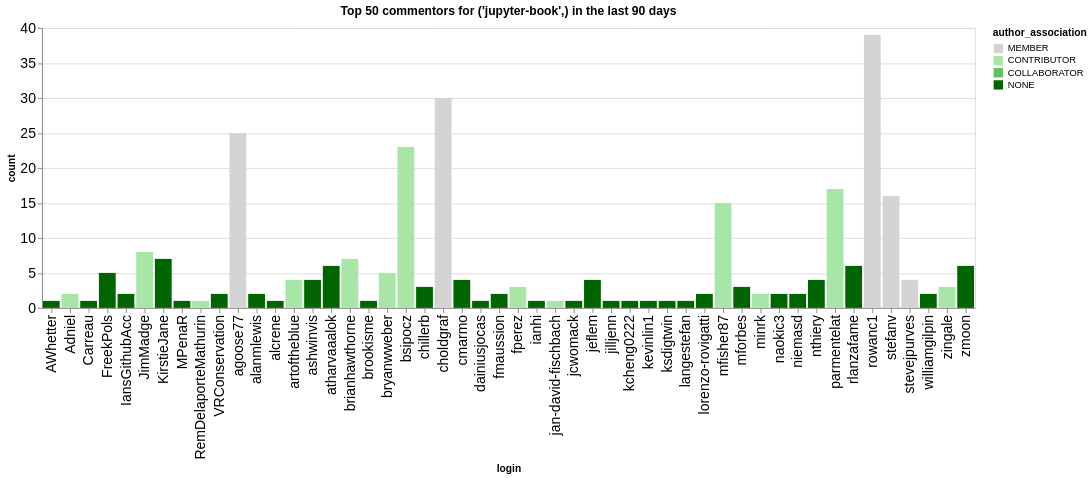

The notebook cell this image was saved under:
### Code cell
n_plot = 50
charts = []
for ii, (iorg, idata) in enumerate(commentors.groupby(['org'])):
    title = f"Top {n_plot} commentors for {iorg} in the last {n_days} days"
    idata = idata.groupby('login', as_index=False).agg({'count': 'sum', 'author_association': 'first'})
    idata = idata.sort_values('count', ascending=False).head(n_plot)
    ch = alt.Chart(data=idata.head(n_plot), title=title).mark_bar().encode(
        x='login',
        y='count',
        color=alt.Color('author_association', scale=alt.Scale(domain=author_types, range=author_colors))
    )
    charts.append(ch)
alt.hconcat(*charts)

### Figure 1 — Vega-Lite specification as saved in the notebook (floating-point values rounded to 4 significant figures)
{"config": {"axisLeft": {"labelFontSize": 15}, "axisBottom": {"labelFontSize": 15}}, "hconcat": [{"mark": {"type": "bar"}, "encoding": {"color": {"field": "author_association", "scale": {"domain": ["MEMBER", "CONTRIBUTOR", "COLLABORATOR", "NONE"], "range": ["rgb(211.82745098039214, 211.82745098039214, 211.82745098039214)", "rgb(166.98562091503268, 229.89803921568628, 166.98562091503268)", "rgb(96.37647058823529, 192.75294117647059, 96.37647058823529)", "rgb(0.0, 100.3921568627451, 0.0)"]}, "type": "nominal"}, "x": {"field": "login", "type": "nominal"}, "y": {"field": "count", "type": "quantitative"}}, "title": "Top 50 commentors for ('jupyter-book',) in the last 90 days"}], "data": {"name": "data-6bd273d11017bb97820caf4fcd2f9240"}, "$schema": "https://vega.github.io/schema/vega-lite/v5.20.1.json", "datasets": {"data-6bd273d11017bb97820caf4fcd2f9240": [{"login": "rowanc1", "count": 39, "author_association": "MEMBER"}, {"login": "choldgraf", "count": 30, "author_association": "MEMBER"}, {"login": "agoose77", "count": 25, "author_association": "MEMBER"}, {"login": "bsipocz", "count": 23, "author_association": "CONTRIBUTOR"}, {"login": "parmentelat", "count": 17, "author_association": "CONTRIBUTOR"}, {"login": "stefanv", "count": 16, "author_association": "MEMBER"}, {"login": "mfisher87", "count": 15, "author_association": "CONTRIBUTOR"}, {"login": "JimMadge", "count": 8, "author_association": "CONTRIBUTOR"}, {"login": "KirstieJane", "count": 7, "author_association": "NONE"}, {"login": "brianhawthorne", "count": 7, "author_association": "CONTRIBUTOR"}, {"login": "rlanzafame", "count": 6, "author_association": "NONE"}, {"login": "atharvaaalok", "count": 6, "author_association": "NONE"}, {"login": "zmoon", "count": 6, "author_association": "NONE"}, {"login": "FreekPols", "count": 5, "author_association": "NONE"}, {"login": "bryanwweber", "count": 5, "author_association": "CONTRIBUTOR"}, {"login": "stevejpurves", "count": 4, "author_association": "MEMBER"}, {"login": "nthiery", "count": 4, "author_association": "NONE"}, {"login": "artoftheblue", "count": 4, "author_association": "CONTRIBUTOR"}, {"login": "cmarmo", "count": 4, "author_association": "NONE"}, {"login": "jeflem", "count": 4, "author_association": "NONE"}, {"login": "ashwinvis", "count": 4, "author_association": "NONE"}, {"login": "mforbes", "count": 3, "author_association": "NONE"}, {"login": "fperez", "count": 3, "author_association": "CONTRIBUTOR"}, {"login": "chillerb", "count": 3, "author_association": "NONE"}, {"login": "zingale", "count": 3, "author_association": "CONTRIBUTOR"}, {"login": "Adniel", "count": 2, "author_association": "CONTRIBUTOR"}, {"login": "niemasd", "count": 2, "author_association": "NONE"}, {"login": "naokic3", "count": 2, "author_association": "NONE"}, {"login": "VRConservation", "count": 2, "author_association": "NONE"}, {"login": "IansGithubAcc", "count": 2, "author_association": "NONE"}, {"login": "lorenzo-rovigatti", "count": 2, "author_association": "NONE"}, {"login": "williamgilpin", "count": 2, "author_association": "NONE"}, {"login": "minrk", "count": 2, "author_association": "CONTRIBUTOR"}, {"login": "fmaussion", "count": 2, "author_association": "NONE"}, {"login": "alanmlewis", "count": 2, "author_association": "NONE"}, {"login": "Carreau", "count": 1, "author_association": "NONE"}, {"login": "AWhetter", "count": 1, "author_association": "NONE"}, {"login": "langestefan", "count": 1, "author_association": "NONE"}, {"login": "kcheng0222", "count": 1, "author_association": "NONE"}, {"login": "jilljenn", "count": 1, "author_association": "NONE"}, {"login": "ksdigtwin", "count": 1, "author_association": "NONE"}, {"login": "kevinlin1", "count": 1, "author_association": "NONE"}, {"login": "ianhi", "count": 1, "author_association": "NONE"}, {"login": "dainiusjocas", "count": 1, "author_association": "NONE"}, {"login": "RemDelaporteMathurin", "count": 1, "author_association": "CONTRIBUTOR"}, {"login": "alcrene", "count": 1, "author_association": "NONE"}, {"login": "brookisme", "count": 1, "author_association": "NONE"}, {"login": "MPenaR", "count": 1, "author_association": "NONE"}, {"login": "jcwomack", "count": 1, "author_association": "NONE"}, {"login": "jan-david-fischbach", "count": 1, "author_association": "CONTRIBUTOR"}]}}
